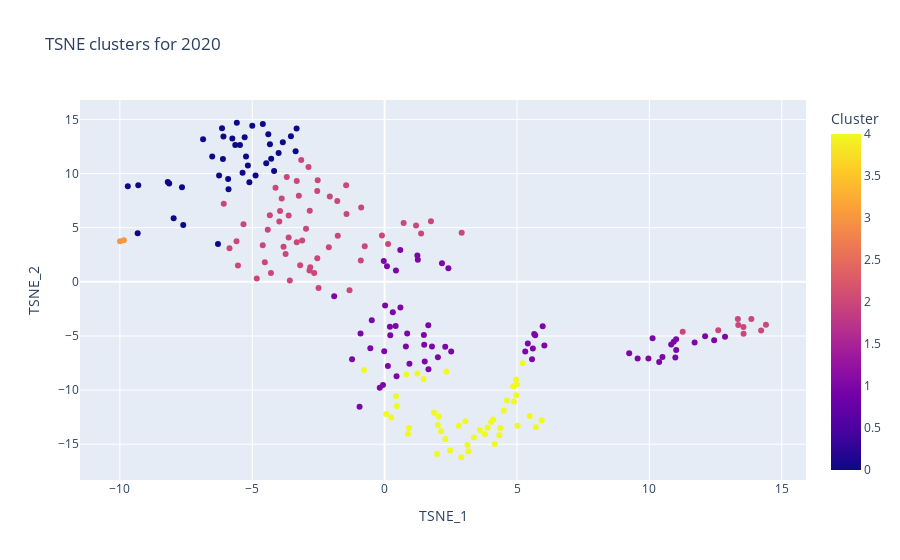

Here is the notebook cell this chart was saved with:
### Code cell
# 3. scaler -> PCA (2) -> K-Means (5) -> T-SNE
scaled_data = cs.scale_data_func(df_2020s)
PCA_data = cs.PCA_func(scaled_data)
KMeans_data = cs.KMeans_func(df_2020s, PCA_data, 5)

cs.visualize_TSNE_func(scaled_data, df_2020s, KMeans_data)

### Figure 1 — Plotly figure (JSON) as saved in the notebook; plotly's stock layout.template omitted (floating-point values rounded to 4 significant figures; data arrays with more than 128 entries replaced by an {"elided": "..."} marker saying what was removed)
{"data": [{"customdata": {"elided": "208x1 str values"}, "hovertemplate": "TSNE_1=%{x}<br>TSNE_2=%{y}<br>Entity=%{customdata[0]}<br>Cluster=%{marker.color}<extra></extra>", "legendgroup": "", "marker": {"color": {"elided": "208 int values"}, "coloraxis": "coloraxis", "symbol": "circle"}, "mode": "markers", "name": "", "orientation": "v", "showlegend": false, "type": "scatter", "x": {"elided": "208 float values"}, "xaxis": "x", "y": {"elided": "208 float values"}, "yaxis": "y"}], "layout": {"coloraxis": {"colorbar": {"title": {"text": "Cluster"}}, "colorscale": [[0, "#0d0887"], [0.1111, "#46039f"], [0.2222, "#7201a8"], [0.3333, "#9c179e"], [0.4444, "#bd3786"], [0.5556, "#d8576b"], [0.6667, "#ed7953"], [0.7778, "#fb9f3a"], [0.8889, "#fdca26"], [1, "#f0f921"]]}, "legend": {"tracegroupgap": 0}, "title": {"text": "TSNE clusters for 2020"}, "xaxis": {"anchor": "y", "domain": [0, 1], "title": {"text": "TSNE_1"}}, "yaxis": {"anchor": "x", "domain": [0, 1], "title": {"text": "TSNE_2"}}}}
